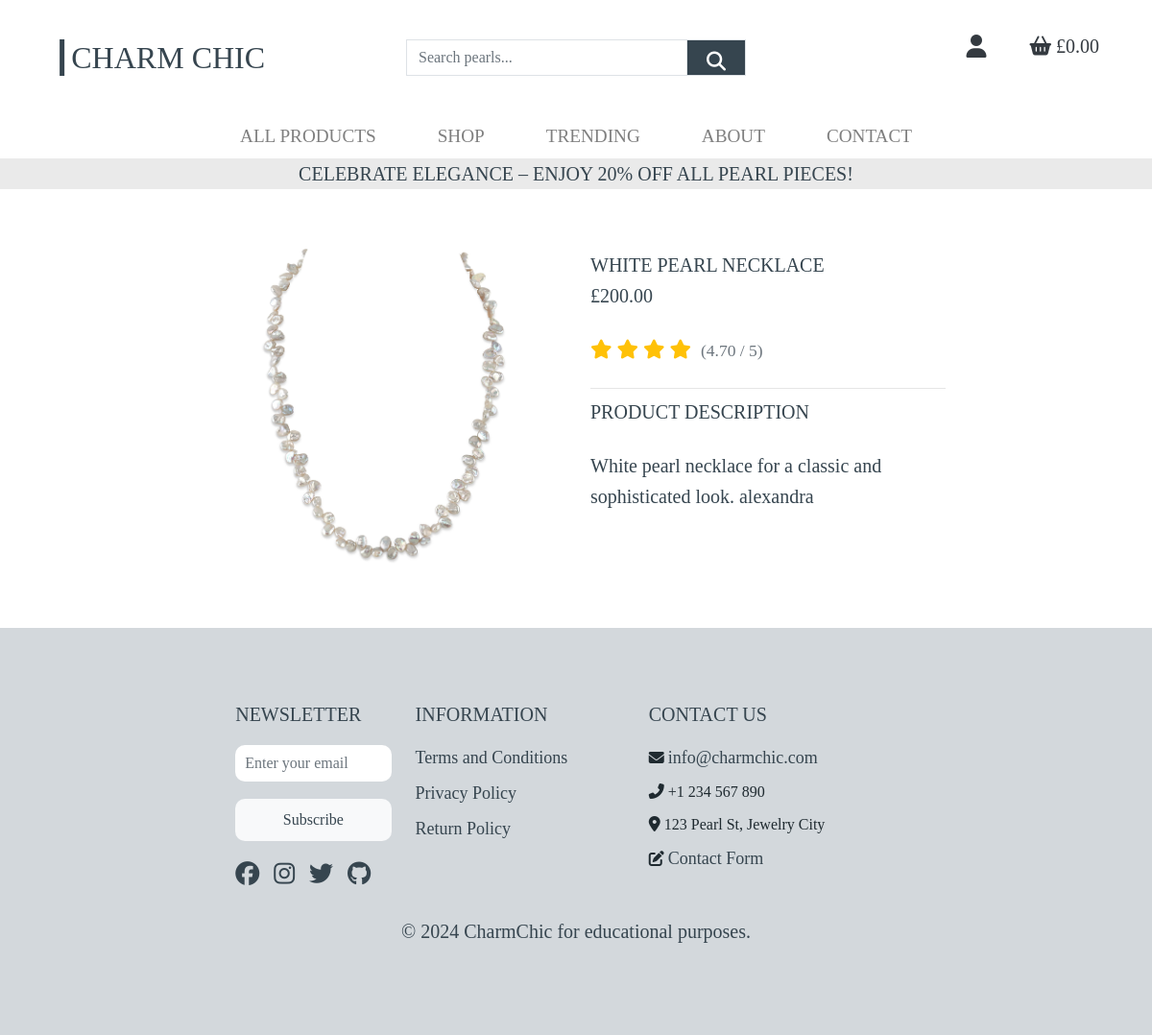
The app's page /products/2 with its own data.
### products/models.py (models this page shows, shortened)
class Product(models.Model):
    category = models.ForeignKey('Category', null=True, blank=True, on_delete=models.SET_NULL)
    subcategory = models.ForeignKey('SubCategory', null=True, blank=True, on_delete=models.SET_NULL)
    sku = models.CharField(max_length=254, null=True, blank=True)
    name = models.CharField(max_length=254)
    description = models.TextField()
    price = models.DecimalField(max_digits=6, decimal_places=2)
    rating = models.DecimalField(max_digits=6, decimal_places=2, null=True, blank=True)
    image = models.ImageField(null=True, blank=True)

### products/views.py (the view)
# urls.py: path('<product_id>', views.product_detail, name='product_detail'),
def product_detail(request, product_id):
    product = get_object_or_404(Product, pk=product_id)
    context = {
        'product': product,
    }
    return render(request, 'products/product_detail.html', context)

### products/templates/products/product_detail.html (shortened to what this page needs)
{% extends "base.html" %}
{% load static %}
{% block page_header %}
<div class="container header-container mt-5">
</div>
{% endblock %}
{% block content %}
<div class="container-fluid">
    <div class="row">
        <div class="col-12 col-md-6 col-lg-4 offset-lg-2 my-4">
            <div class="image-container mb-3">
                {% if product.image %}
                    <a href="{{ product.image.url }}" target="_blank">
                        <img class="card-img-top img-fluid mb-2" src="{{ product.image.url }}" alt="{{ product.name }} - Main Image">
                    </a>
                {% else %}
                    <a href="#">
                        <img class="card-img-top img-fluid mb-2" src="{{ MEDIA_URL }}noimage.png" alt="{{ product.name }} - Main Image">
                    </a>
                {% endif %}
            </div>
        </div>
        <div class="col-12 col-md-6 col-lg-4 my-5">
            <div class="product-details">
                <p class="mb-0 text-uppercase">{{ product.name }}</p>
                <p class="lead mt-0 text-left">£{{ product.price }}</p>
                {% if product.rating %}
                <p class="text-warning product-rating">
                    {% for i in "12345" %}
                        <i class="fas fa-star{% if i > product.rating|stringformat:"d" %}-o{% endif %}"></i>
                    {% endfor %}
                    <small class="text-muted">({{ product.rating }} / 5)</small></p>
            {% else %}
                <p class="text-muted">No Rating</p>
            {% endif %}
            <hr class="my-2">
            <p class="mt-2 text-uppercase">Product Description</p>
            <p class="mb-2">{{ product.description }}</p>
            </div>
        </div>
    </div>
</div>
{% endblock %}

### static/css/base.css (style rules this page uses)
html { height: 100%; }
body { color: #36454F; font-family: 'Babylonica'; }
p { font-size: 18px; color: #36454F; line-height: 1.6; }
.row img { max-width: 100%; border-radius: 10px; transition: transform 0.3s ease; }
.row p { font-size: 1.25rem; color: #36454F; margin-bottom: 1.5rem; }
@media (min-width: 1200px) { .container { max-width: 80%; } }
@media (min-width: 992px) { .header-container { padding-top: 164px; } }

### records on screen
Product: image (picture), name "WHITE PEARL NECKLACE", price "200.00", rating "4.70", description "White pearl necklace for a classic and sophisticated look. alexandra"
